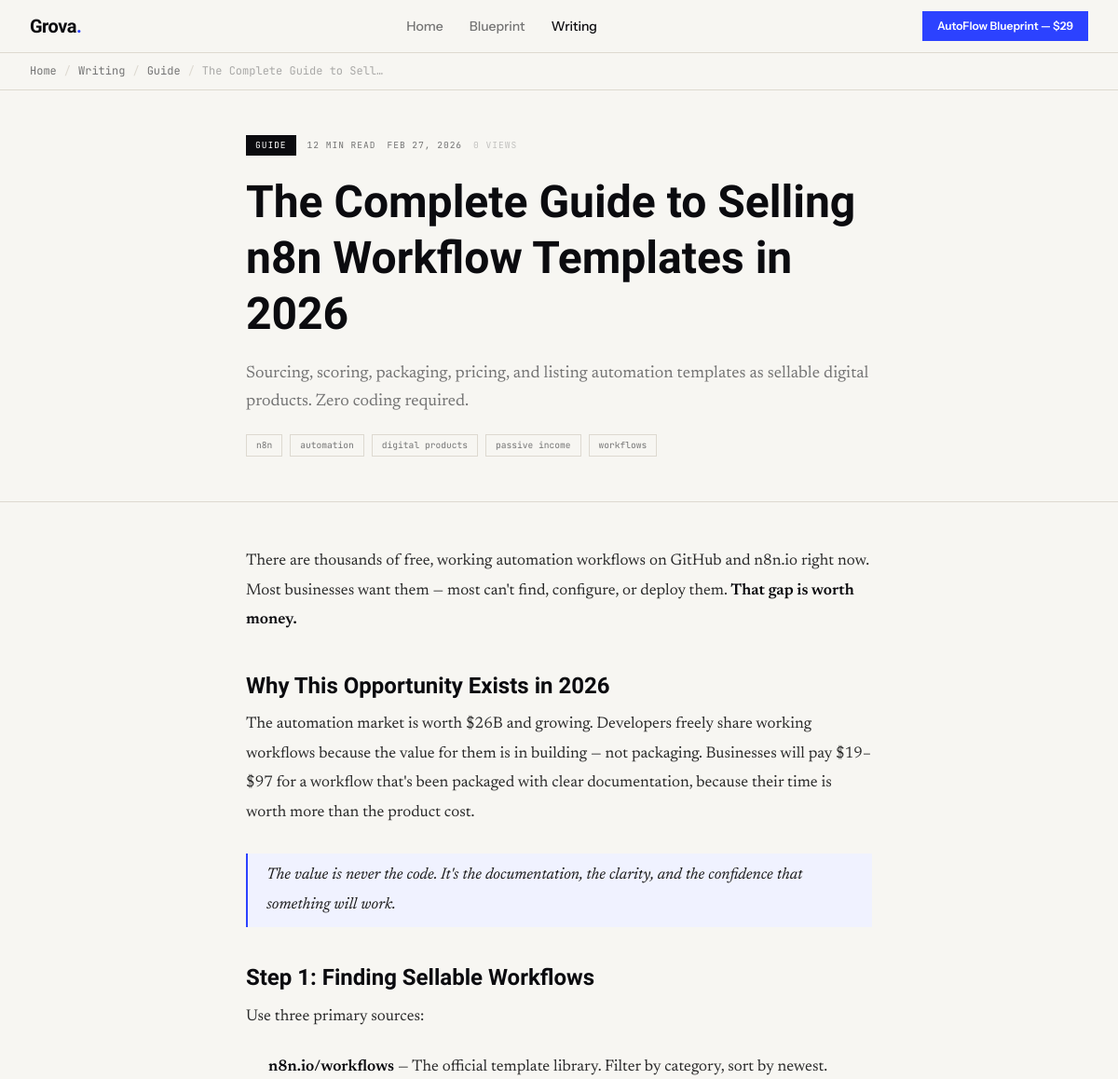
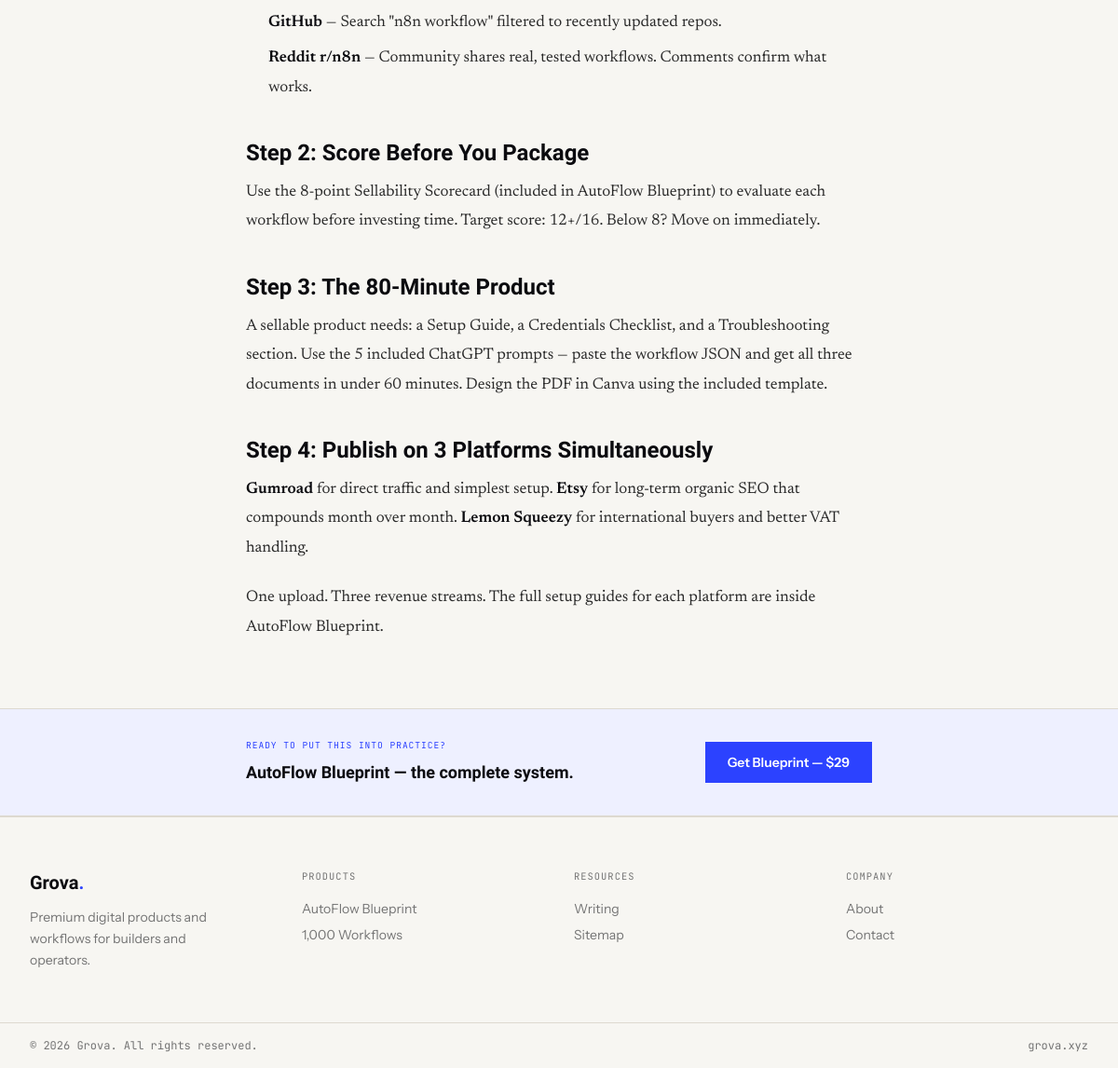
Screenshot of /post.php?slug=selling-n8n-workflow-templates-2026 with the database file from the repository (2 pictures, top to bottom).
### tables this page shows
CREATE TABLE IF NOT EXISTS posts (
  id             INT UNSIGNED    NOT NULL AUTO_INCREMENT,
  title          VARCHAR(255)    NOT NULL,
  slug           VARCHAR(255)    NOT NULL,
  excerpt        TEXT,
  content        LONGTEXT,
  meta_title     VARCHAR(255)    DEFAULT NULL,
  meta_desc      VARCHAR(320)    DEFAULT NULL,
  category       VARCHAR(100)    NOT NULL DEFAULT 'Article',
  tags           JSON            DEFAULT NULL,
  featured_image VARCHAR(500)    DEFAULT NULL,
  read_time      TINYINT UNSIGNED DEFAULT 5,
  published      TINYINT(1)      NOT NULL DEFAULT 0,
  views          INT UNSIGNED    NOT NULL DEFAULT 0,
  schema_type    VARCHAR(50)     NOT NULL DEFAULT 'Article',
  created_at     TIMESTAMP       NOT NULL DEFAULT CURRENT_TIMESTAMP,
  updated_at     TIMESTAMP       NOT NULL DEFAULT CURRENT_TIMESTAMP ON UPDATE CURRENT_TIMESTAMP,

  PRIMARY KEY (id),
  UNIQUE  KEY uk_slug        (slug),
  INDEX   idx_published      (published),
  INDEX   idx_category       (category),
  INDEX   idx_created        (created_at),
  INDEX   idx_pub_cat        (published, category),
  FULLTEXT idx_search        (title, excerpt)

);

### post.php (the view, shortened to what this page needs)
<?php
require_once __DIR__.'/config.php';
$slug = preg_replace('/[^a-z0-9\-]/', '', $_GET['slug'] ?? '');
$post = $slug ? getPost($slug) : null;
$tags    = json_decode($post['tags']??'[]', true) ?: [];
$rt      = $post['read_time'] ?: readingTime($post['content']??'');
$imgUrl  = $post['featured_image'] ?: OG_IMAGE;
$articleSchema = json_encode([
    '@context' => 'https://schema.org',
    '@type'    => $post['schema_type'] ?: 'Article',
    'headline' => $post['meta_title'] ?: $post['title'],
    'description' => $post['meta_desc'] ?: $post['excerpt'],
    'image'    => $imgUrl,
    'url'      => SITE_URL.'/post.php?slug='.$slug,
    'datePublished' => $post['created_at'],
    'dateModified'  => $post['updated_at'],
    'author'   => ['@type'=>'Organization','name'=>SITE_NAME,'url'=>SITE_URL],
    'publisher'=> ['@type'=>'Organization','name'=>SITE_NAME,'url'=>SITE_URL,
                   'logo'=>['@type'=>'ImageObject','url'=>SITE_URL.'/assets/logo.png']],
    'mainEntityOfPage' => ['@type'=>'WebPage','@id'=>SITE_URL.'/post.php?slug='.$slug],
    'keywords' => implode(', ',$tags),
    'articleSection' => $post['category'],
], JSON_UNESCAPED_SLASHES|JSON_PRETTY_PRINT);
$breadcrumbSchema = json_encode([
    '@context' => 'https://schema.org',
    '@type'    => 'BreadcrumbList',
    'itemListElement' => [
        ['@type'=>'ListItem','position'=>1,'name'=>'Home','item'=>SITE_URL],
        ['@type'=>'ListItem','position'=>2,'name'=>'Writing','item'=>SITE_URL.'/blog.php'],
        ['@type'=>'ListItem','position'=>3,'name'=>$post['title'],'item'=>SITE_URL.'/post.php?slug='.$slug],
    ],
], JSON_UNESCAPED_SLASHES|JSON_PRETTY_PRINT);
pageOpen($post['meta_title']?:$post['title'], [
    'title'    => $post['meta_title'] ?: $post['title'],
    'desc'     => $post['meta_desc']  ?: $post['excerpt'],
    'og_type'  => 'article',
    'image'    => $imgUrl,
    'url'      => SITE_URL.'/post.php?slug='.$slug,
    'canonical'=> SITE_URL.'/post.php?slug='.$slug,
    'schema'   => $articleSchema."\n".$breadcrumbSchema,
], 'Writing');
?>
<main id="main-content" class="pt-14">
<div class="border-b border-border bg-cream">
  <div class="max-w-site mx-auto px-5 lg:px-8">
    <nav aria-label="Breadcrumb" class="py-3 flex items-center gap-2 text-xs font-mono text-muted">
      <a href="/index.php" class="hover:text-ink transition-colors">Home</a>
      <span class="text-border">/</span>
      <a href="/blog.php" class="hover:text-ink transition-colors">Writing</a>
      <span class="text-border">/</span>
      <?php if($post['category']): ?>
      <a href="/blog.php?cat=<?=urlencode($post['category'])?>" class="hover:text-ink transition-colors"><?=e($post['category'])?></a>
      <span class="text-border">/</span>
      <?php endif; ?>
      <span class="text-muted/60 truncate max-w-[200px]"><?=e($post['title'])?></span>
    </nav>
  </div>
</div>
<header class="border-b border-border">
  <div class="max-w-2xl mx-auto px-5 lg:px-0 py-12">
    <div class="flex items-center gap-3 mb-5 flex-wrap">
      <a href="/blog.php?cat=<?=urlencode($post['category']??'')?>"
         class="font-mono text-[.6rem] text-white bg-ink uppercase tracking-widest px-2.5 py-1 hover:bg-accent transition-colors">
        <?=e($post['category']??'Article')?>
      </a>
      <span class="font-mono text-[.6rem] text-muted uppercase tracking-widest"><?=$rt?> min read</span>
      <span class="font-mono text-[.6rem] text-muted uppercase tracking-widest"><?=date('M j, Y',strtotime($post['created_at']))?></span>
      <span class="font-mono text-[.6rem] text-muted/40 uppercase tracking-widest"><?=$post['views']?> views</span>
    </div>
    <h1 class="font-display font-bold text-[clamp(1.75rem,4vw,3rem)] leading-tight text-ink mb-5">
      <?=e($post['title'])?>
    </h1>
    <?php if($post['excerpt']): ?>
    <p class="font-body text-lg text-muted leading-relaxed"><?=e($post['excerpt'])?></p>
    <?php endif; ?>
    <?php if($tags): ?>
    <div class="flex flex-wrap gap-2 mt-5">
      <?php foreach($tags as $t): ?>
      <a href="/blog.php?tag=<?=urlencode($t)?>"
         class="font-mono text-[.6rem] border border-border px-2.5 py-1 text-muted hover:text-ink hover:border-ink transition-colors">
        <?=e($t)?>
      </a>
      <?php endforeach; ?>
    </div>
    <?php endif; ?>
  </div>
</header>
<div class="max-w-2xl mx-auto px-5 lg:px-0 py-12">
  <article class="prose" aria-label="Post content">
    <?=$post['content']?>
  </article>
</div>
<div class="border-t border-b border-border bg-accent-dim">
  <div class="max-w-2xl mx-auto px-5 lg:px-0 py-8 flex flex-col sm:flex-row justify-between items-start sm:items-center gap-5">
    <div>
      <p class="font-mono text-[.6rem] text-accent uppercase tracking-widest mb-2">Ready to put this into practice?</p>
      <p class="font-display font-semibold text-lg text-ink">AutoFlow Blueprint — the complete system.</p>
    </div>
    <a href="/product.php" class="shrink-0 bg-accent text-white font-ui font-semibold text-sm px-6 py-3 hover:bg-ink transition-colors">
      Get Blueprint — <?=PRODUCT_PRICE?>
    </a>
  </div>
</div>
</main>
<?php pageClose(); ?>

### config.php (shortened to what this page needs)
<?php
function db(): PDO {
    static $pdo;
    if (!$pdo) $pdo = new PDO(
        'mysql:host='.DB_HOST.';port='.DB_PORT.';dbname='.DB_NAME.';charset=utf8mb4',
        DB_USER, DB_PASS,
        [PDO::ATTR_ERRMODE=>PDO::ERRMODE_EXCEPTION,
         PDO::ATTR_DEFAULT_FETCH_MODE=>PDO::FETCH_ASSOC,
         PDO::ATTR_EMULATE_PREPARES=>false]
    );
    return $pdo;
}
function getPost(string $slug): ?array {
    $s = db()->prepare('SELECT * FROM posts WHERE slug=? LIMIT 1');
    $s->execute([$slug]); return $s->fetch() ?: null;
}
function e(string $s): string { return htmlspecialchars($s,ENT_QUOTES|ENT_SUBSTITUTE,'UTF-8'); }
function pageOpen(string $title, array $seo=[], string $active=''): void {
?><!DOCTYPE html>
<html lang="en">
<head>
<script src="https://cdn.tailwindcss.com"></script>
</head>
<body>
<?php echoNav($active); ?>
<?php
}
function echoNav(string $active=''): void {
    $p = PRODUCT_PRICE; $pu = PRODUCT_NAME;
    $links = ['/index.php'=>'Home','/product.php'=>'Blueprint','/blog.php'=>'Writing'];
    $nav='';
    foreach($links as $href=>$label)
        $nav .= '<a href="'.$href.'" class="nav-a'.($active===$label?' on':'').'">'.$label.'</a>';
?>
<header class="fixed top-0 inset-x-0 z-50 bg-cream/95 backdrop-blur-sm border-b border-border" role="banner">
  <div class="max-w-site mx-auto px-5 lg:px-8 h-14 flex items-center justify-between gap-6">
    <a href="/index.php" class="font-display font-bold text-xl text-ink tracking-tight shrink-0" aria-label="Grova home">
      Grova<span class="text-accent">.</span>
    </a>
    <nav class="hidden md:flex items-center gap-7" aria-label="Main navigation">
      <?=$nav?>
    </nav>
    <div class="flex items-center gap-3">
      <a href="/product.php" class="hidden md:inline-flex bg-accent text-white text-xs font-ui font-semibold px-4 py-2 hover:bg-ink transition-colors whitespace-nowrap">
        <?=$pu?> — <?=$p?>
      </a>
    </div>
  </div>
</header>
<?php
}
function pageClose(): void {
    $y = date('Y');
?>
<footer class="border-t border-border bg-cream mt-0" role="contentinfo">
  <div class="max-w-site mx-auto px-5 lg:px-8 py-14 grid grid-cols-2 md:grid-cols-4 gap-8">
    <div class="col-span-2 md:col-span-1">
      <a href="/index.php" class="font-display font-bold text-xl text-ink">Grova<span class="text-accent">.</span></a>
      <p class="text-muted text-sm mt-3 leading-relaxed font-ui max-w-[200px]">Premium digital products and workflows for builders and operators.</p>
    </div>
    <div>
      <p class="font-mono text-[.65rem] text-muted uppercase tracking-widest mb-4">Products</p>
      <a href="/product.php" class="block text-sm text-muted hover:text-ink mb-2 font-ui transition-colors">AutoFlow Blueprint</a>
      <a href="/product.php" class="block text-sm text-muted hover:text-ink mb-2 font-ui transition-colors">1,000 Workflows</a>
    </div>
    <div>
      <p class="font-mono text-[.65rem] text-muted uppercase tracking-widest mb-4">Resources</p>
      <a href="/blog.php" class="block text-sm text-muted hover:text-ink mb-2 font-ui transition-colors">Writing</a>
      <a href="/sitemap.php" class="block text-sm text-muted hover:text-ink mb-2 font-ui transition-colors">Sitemap</a>
    </div>
    <div>
      <p class="font-mono text-[.65rem] text-muted uppercase tracking-widest mb-4">Company</p>
      <a href="/index.php#about" class="block text-sm text-muted hover:text-ink mb-2 font-ui transition-colors">About</a>
      <a href="mailto:<?=SITE_EMAIL?>" class="block text-sm text-muted hover:text-ink mb-2 font-ui transition-colors">Contact</a>
    </div>
  </div>
  <div class="border-t border-border">
    <div class="max-w-site mx-auto px-5 lg:px-8 py-4 flex flex-wrap justify-between gap-3">
      <p class="text-xs text-muted font-mono">© <?=$y?> Grova. All rights reserved.</p>
      <p class="text-xs text-muted font-mono">grova.xyz</p>
    </div>
  </div>
</footer>
</body></html>
<?php
}

### config.php (style rules this page uses)
* { box-sizing:border-box;margin:0;padding:0; }
html { scroll-behavior:smooth; }
body { -webkit-font-smoothing:antialiased;background:#F7F6F2;color:#0B0B0F;font-family:'Instrument Sans',system-ui,sans-serif;line-height:1.6; }
.prose { font-family:'Newsreader',Georgia,serif;font-size:1.0625rem;line-height:1.85;color:#2a2a2a; }
.prose h2 { font-family:'Bricolage Grotesque',sans-serif;font-size:1.5rem;font-weight:600;line-height:1.2;margin:2.5rem 0 .75rem;color:#0B0B0F; }
.prose p { margin-bottom:1.4rem; }
.prose ul,.prose ol { margin:0 0 1.4rem 1.5rem; }
.prose li { margin-bottom:.4rem; }
.prose blockquote { border-left:2px solid #2C42FF;padding:.5rem 1.25rem;margin:1.75rem 0;background:#F0F2FF; }
.prose blockquote p { color:#1a1a1a;font-style:italic;margin:0; }
.prose strong { font-weight:600;color:#0B0B0F; }
.nav-a { font-size:.875rem;font-weight:500;color:#747474;transition:color .12s;font-family:'Instrument Sans',sans-serif; }
.nav-a:hover,.nav-a.on { color:#0B0B0F; }

### rows the page displays
posts: category "Guide", title "The Complete Guide to Sell…", category "GUIDE", read_time "12", created_at "FEB 27, 2026", views "0", title "The Complete Guide to Selling n8n Workflow Templates in 2026", excerpt "Sourcing, scoring, packaging, pricing, and listing automation templates as sellable digital products. Zero coding required.", tags "n8n", tags "automation", tags "digital products", tags "passive income", tags "workflows", content "There are thousands of free, working automation workflows on GitHub and n8n.io right now. Most businesses want them — most can't find, configure, or deploy them. That gap is worth money. Why This Opportunity Exists in 2026 The automation market is worth $26B and growing. Developers freely share working workflows because the value for them is in building — not packaging. Businesses will pay $19–$97 for a workflow that's been packaged with clear documentation, because their time is worth more than the product cost. The value is never the code. It's the documentation, the clarity, and the confidence that something will work. Step 1: Finding Sellable Workflows Use three primary sources:…"

### other values shown
$label "Home"
$label "Blueprint"
$label "Writing"
$pu "AutoFlow Blueprint"
$p "$29"
PRODUCT_PRICE "$29"
